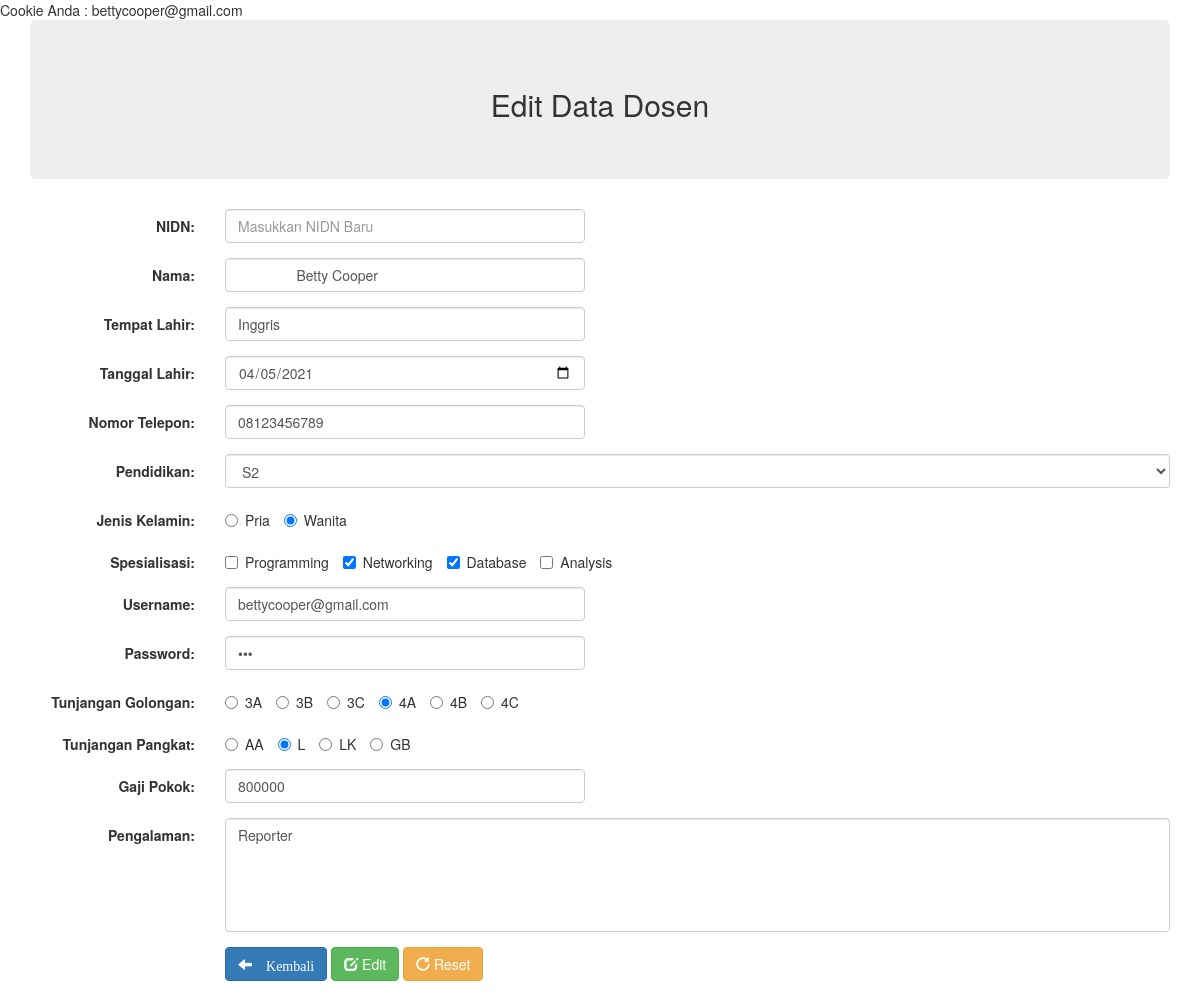
Page /edit.php?nidn=1812345 (signed in) on the committed database.
### tables this page shows
CREATE TABLE `tabel_anggota` (
  `nidn` varchar(50) NOT NULL,
  `nama` text NOT NULL,
  `tempat` text NOT NULL,
  `lahir` date NOT NULL,
  `telepon` text NOT NULL,
  `pendidikan` enum('S1','S2','S3') NOT NULL,
  `jenis_kelamin` enum('Pria','Wanita') NOT NULL,
  `keahlian` text NOT NULL,
  `username` text NOT NULL,
  `password` text NOT NULL,
  `tunjangan_golongan` text NOT NULL,
  `tunjangan_pangkat` text NOT NULL,
  `pengalaman` text NOT NULL,
  `gaji_pokok` text NOT NULL,
  `total` text NOT NULL
);

### edit.php (the view, shortened to what this page needs)
<!DOCTYPE html>
<html lang="en">
<head>
 <link rel="stylesheet" href="css/bootstrap.min.css">
 <link rel="stylesheet" href="https://maxcdn.bootstrapcdn.com/bootstrap/3.4.1/css/bootstrap.min.css">
</head>
<body>
<?php
 include "koneksi.php";
 $nidn = $_GET['nidn'];
 $queryinfo = mysqli_query($connect, "SELECT * FROM tabel_anggota WHERE nidn='$nidn'");
 $info = mysqli_fetch_array($queryinfo);
 $uname = $_COOKIE['username'];
		?>
Cookie Anda : <?=$uname?>
<BR>
<div class="container">
    <div class="jumbotron text-center">
    <h2>Edit Data Dosen</h2>
    </div>
    <form class="form-horizontal" method="post" action="edit.php">
        <div class="form-group">
            <label class="control-label col-sm-2" for="nidn">NIDN:</label>
            <div class="col-sm-4">
            <input type="text" class="form-control" id="nidnbaru" placeholder="Masukkan NIDN Baru" name="nidnbaru" value="<?=$info['nidnbaru']?>">
            </div>
        </div>
        <div class="form-group">
            <label class="control-label col-sm-2" for="nama">Nama:</label>
            <div class="col-sm-4">
            <input type="text" class="form-control" id="nama" placeholder="Masukkan Nama" name="nama" value="<?=$info['nama']?>">
            </div>
        </div>
        <div class="form-group">
            <label class="control-label col-sm-2"  for="tempat">Tempat Lahir:</label>
            <div class="col-sm-4">
            <input type="text" class="form-control" id="tempat" placeholder="Masukkan Tempat Lahir" name="tempat" value="<?=$info['tempat']?>">
            </div>
        </div>
        <div class="form-group">
            <label class="control-label col-sm-2" for="lahir">Tanggal Lahir:</label>
            <div class="col-sm-4">
            <input type="date" class="form-control" id="lahir" placeholder="Masukkan Tanggal Lahir" name="lahir" value="<?=$info['lahir']?>">
            </div>
        </div>
        <div class="form-group">
            <label class="control-label col-sm-2" for="telepon">Nomor Telepon:</label>
            <div class="col-sm-4">
            <input type="tel" class="form-control" id="telepon" placeholder="Masukkan Nomor Telepon" name="telepon" value="<?=$info['telepon']?>">
            </div>
        </div>
        <div class="form-group">
            <label class="control-label col-sm-2" for="pendidikan">Pendidikan:</label>
            <div class="col-sm-10">  <select class="form-control" id="pendidikan" name="pendidikan">
                <option value='S2' <?php if
                    ($info['pendidikan'] == "S2") echo "selected"; ?>>S2</option>
                </select>
            </div>
        </div>
        <div class="form-group">
            <label class="control-label col-sm-2" for="jk">Jenis Kelamin:</label>
            <div class="col-sm-10">
            <label class="radio-inline" ><input type="radio" id="jk" name="jk" value="Pria" <?php if
                ($info['jenis_kelamin'] == "Pria") echo "checked"; ?>> Pria</label>
            <label class="radio-inline"><input type="radio" id="jk" name="jk" value="Wanita" <?php if
                ($info['jenis_kelamin'] == "Wanita") echo "checked"; ?>> Wanita</label>
            </div>
        </div>
        <div class="form-group">
            <label class="control-label col-sm-2" for="ahli">Spesialisasi:</label>
            <div class="col-sm-10">
                <label class="checkbox-inline" ><input type='checkbox' name='ahli[]' value='Programming' id="ahli"
                    <?php if (preg_match("/Programming/", $info['keahlian'])) echo "checked"; ?>> Programming</label>
                <label class="checkbox-inline" ><input type='checkbox' name='ahli[]' value='Networking' id="ahli"
                    <?php if (preg_match("/Networking/", $info['keahlian'])) echo "checked"; ?>> Networking</label>
                <label class="checkbox-inline" ><input type='checkbox' name='ahli[]' value='Database' id="ahli"
                    <?php if (preg_match("/Database/", $info['keahlian'])) echo "checked"; ?>> Database</label>
                <label class="checkbox-inline" ><input type='checkbox' name='ahli[]' value='Analysis' id="ahli"
                <?php if (preg_match("/System/", $info['keahlian'])) echo "checked"; ?>> Analysis</label>
            </div>
        </div>
        <div class="form-group">
            <label class="control-label col-sm-2" for="username">Username:</label>
            <div class="col-sm-4">
            <input type="email" class="form-control" name="username" placeholder="Input Username" name="username" value="<?=$info['username']?>">
            </div>
        </div>
        <div class="form-group">
            <label class="control-label col-sm-2" for="password">Password:</label>
            <div class="col-sm-4">
            <input type="password" class="form-control" name="password" placeholder="Input Password" name="password" value="<?=$info['password']?>">
            </div>
        </div>
        <div class="form-group">
            <label class="control-label col-sm-2" for="tg">Tunjangan Golongan:</label>
            <div class="col-sm-10">
            <label class="radio-inline" ><input type="radio" id="tg" name="tg" value="3A" <?php if
                ($info['tunjangan_golongan'] == "3A") echo "checked"; ?>> 3A</label>
            <label class="radio-inline"><input type="radio" id="tg" name="tg" value="3B" <?php if
                ($info['tunjangan_golongan'] == "3B") echo "checked"; ?>> 3B</label>
            <label class="radio-inline"><input type="radio" id="tg" name="tg" value="3C" <?php if
                ($info['tunjangan_golongan'] == "3C") echo "checked"; ?>> 3C</label>
            <label class="radio-inline" ><input type="radio" id="tg" name="tg" value="4A" <?php if
                ($info['tunjangan_golongan'] == "4A") echo "checked"; ?>> 4A</label>
            <label class="radio-inline"><input type="radio" id="tg" name="tg" value="4B" <?php if
                ($info['tunjangan_golongan'] == "4B") echo "checked"; ?>> 4B</label>
            <label class="radio-inline"><input type="radio" id="tg" name="tg" value="4C" <?php if
                ($info['tunjangan_golongan'] == "4C") echo "checked"; ?>> 4C</label>
            </div>
        </div>
        <div class="form-group">
            <label class="control-label col-sm-2" for="tp">Tunjangan Pangkat:</label>
            <div class="col-sm-10">
            <label class="radio-inline" ><input type="radio" id="tp" name="tp" value="AA" <?php if
                ($info['tunjangan_pangkat'] == "AA") echo "checked"; ?>> AA</label>
            <label class="radio-inline" ><input type="radio" id="tp" name="tp" value="L" <?php if
                ($info['tunjangan_pangkat'] == "L") echo "checked"; ?>> L</label>
            <label class="radio-inline" ><input type="radio" id="tp" name="tp" value="LK" <?php if
                ($info['tunjangan_pangkat'] == "LK") echo "checked"; ?>> LK</label>
            <label class="radio-inline" ><input type="radio" id="tp" name="tp" value="GB" <?php if
                ($info['tunjangan_pangkat'] == "GB") echo "checked"; ?>> GB</label>
            </div>
        </div>
        <div class="form-group">
            <label class="control-label col-sm-2" for="gp">Gaji Pokok:</label>
            <div class="col-sm-4">
            <input type="text" class="form-control" id="gp" name="gp" value="<?=$info['gaji_pokok']?>">
            </div>
        </div>
        <div class="form-group">
            <label class="control-label col-sm-2" for="pengalaman">Pengalaman:</label>
            <div class="col-sm-10">
            <textarea class="form-control" rows="5" style="resize: none" id="pengalaman" name="pengalaman"><?=$info['pengalaman']?></textarea>
            </div>
        </div>
        <div class="form-group">
            <div class="col-sm-offset-2 col-sm-10">
            <a href="input.php" class="btn btn-primary"><span class="glyphicon glyphicon-arrow-left"> Kembali</a>
            <button type="submit" class="btn btn-success" name="edit"><span class="glyphicon glyphicon-edit"></span> Edit</button>
            <button type="reset" class="btn btn-warning"><span class="glyphicon glyphicon-repeat"></span> Reset</button>
            </div>
        </div>
    </div>
</body>
</html>

### rows in the picture
tabel_anggota: nama "Betty Cooper", tempat "Inggris", lahir "04/05/2021", telepon "08123456789", pendidikan "S2", jenis_kelamin "☐ Jenis Kelamin:", jenis_kelamin "☑ Wanita", keahlian "☑", username "bettycooper@gmail.com", tunjangan_golongan "☐ Tunjangan Golongan:", tunjangan_golongan "☐ 3B", tunjangan_golongan "☐ 3C", tunjangan_golongan "☑ 4A", tunjangan_golongan "☐ 4B", tunjangan_golongan "☐ 4C", tunjangan_pangkat "☐ Tunjangan Pangkat:", tunjangan_pangkat "☑ L", tunjangan_pangkat "☐ LK", tunjangan_pangkat "☐ GB", gp "800000", pengalaman "Reporter"

### other values in the picture
$uname "bettycooper@gmail.com"
